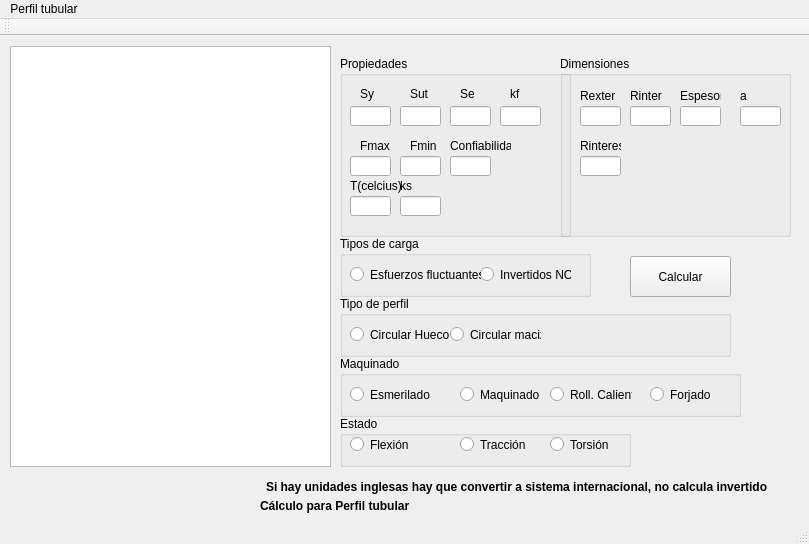
<?xml version="1.0" encoding="UTF-8"?>
<ui version="4.0">
 <class>MainWindow</class>
 <widget class="QMainWindow" name="MainWindow">
  <property name="geometry">
   <rect>
    <x>0</x>
    <y>0</y>
    <width>809</width>
    <height>544</height>
   </rect>
  </property>
  <property name="windowTitle">
   <string>MainWindow</string>
  </property>
  <widget class="QWidget" name="centralWidget">
   <widget class="QGroupBox" name="groupBox">
    <property name="geometry">
     <rect>
      <x>340</x>
      <y>20</y>
      <width>231</width>
      <height>181</height>
     </rect>
    </property>
    <property name="title">
     <string>Propiedades</string>
    </property>
    <widget class="QLabel" name="label">
     <property name="geometry">
      <rect>
       <x>20</x>
       <y>30</y>
       <width>21</width>
       <height>16</height>
      </rect>
     </property>
     <property name="text">
      <string>Sy</string>
     </property>
    </widget>
    <widget class="QLabel" name="label_2">
     <property name="geometry">
      <rect>
       <x>70</x>
       <y>30</y>
       <width>21</width>
       <height>16</height>
      </rect>
     </property>
     <property name="text">
      <string>Sut</string>
     </property>
    </widget>
    <widget class="QLabel" name="label_3">
     <property name="geometry">
      <rect>
       <x>120</x>
       <y>30</y>
       <width>21</width>
       <height>16</height>
      </rect>
     </property>
     <property name="text">
      <string>Se</string>
     </property>
    </widget>
    <widget class="QLabel" name="label_4">
     <property name="geometry">
      <rect>
       <x>170</x>
       <y>30</y>
       <width>21</width>
       <height>16</height>
      </rect>
     </property>
     <property name="text">
      <string>kf</string>
     </property>
    </widget>
    <widget class="QLineEdit" name="Esfulti">
     <property name="geometry">
      <rect>
       <x>10</x>
       <y>50</y>
       <width>41</width>
       <height>20</height>
      </rect>
     </property>
    </widget>
    <widget class="QLineEdit" name="Sut">
     <property name="geometry">
      <rect>
       <x>60</x>
       <y>50</y>
       <width>41</width>
       <height>20</height>
      </rect>
     </property>
    </widget>
    <widget class="QLineEdit" name="Sepri">
     <property name="geometry">
      <rect>
       <x>110</x>
       <y>50</y>
       <width>41</width>
       <height>20</height>
      </rect>
     </property>
    </widget>
    <widget class="QLineEdit" name="Kfluc">
     <property name="geometry">
      <rect>
       <x>160</x>
       <y>50</y>
       <width>41</width>
       <height>20</height>
      </rect>
     </property>
    </widget>
    <widget class="QLineEdit" name="Cmax">
     <property name="geometry">
      <rect>
       <x>10</x>
       <y>100</y>
       <width>41</width>
       <height>20</height>
      </rect>
     </property>
    </widget>
    <widget class="QLabel" name="label_8">
     <property name="geometry">
      <rect>
       <x>20</x>
       <y>80</y>
       <width>41</width>
       <height>20</height>
      </rect>
     </property>
     <property name="text">
      <string>Fmax</string>
     </property>
    </widget>
    <widget class="QLineEdit" name="Cmin">
     <property name="geometry">
      <rect>
       <x>60</x>
       <y>100</y>
       <width>41</width>
       <height>20</height>
      </rect>
     </property>
    </widget>
    <widget class="QLabel" name="label_14">
     <property name="geometry">
      <rect>
       <x>70</x>
       <y>80</y>
       <width>41</width>
       <height>20</height>
      </rect>
     </property>
     <property name="text">
      <string>Fmin</string>
     </property>
    </widget>
    <widget class="QLineEdit" name="confia">
     <property name="geometry">
      <rect>
       <x>110</x>
       <y>100</y>
       <width>41</width>
       <height>20</height>
      </rect>
     </property>
    </widget>
    <widget class="QLabel" name="label_17">
     <property name="geometry">
      <rect>
       <x>110</x>
       <y>80</y>
       <width>61</width>
       <height>20</height>
      </rect>
     </property>
     <property name="text">
      <string>Confiabilidad</string>
     </property>
    </widget>
    <widget class="QLineEdit" name="Tc">
     <property name="geometry">
      <rect>
       <x>10</x>
       <y>140</y>
       <width>41</width>
       <height>20</height>
      </rect>
     </property>
    </widget>
    <widget class="QLabel" name="label_16">
     <property name="geometry">
      <rect>
       <x>10</x>
       <y>120</y>
       <width>51</width>
       <height>20</height>
      </rect>
     </property>
     <property name="text">
      <string>T(celcius)</string>
     </property>
    </widget>
    <widget class="QLineEdit" name="ktorcion">
     <property name="geometry">
      <rect>
       <x>60</x>
       <y>140</y>
       <width>41</width>
       <height>20</height>
      </rect>
     </property>
    </widget>
    <widget class="QLabel" name="label_18">
     <property name="geometry">
      <rect>
       <x>60</x>
       <y>120</y>
       <width>41</width>
       <height>20</height>
      </rect>
     </property>
     <property name="text">
      <string>ks</string>
     </property>
    </widget>
   </widget>
   <widget class="QPushButton" name="pushButton">
    <property name="geometry">
     <rect>
      <x>630</x>
      <y>220</y>
      <width>101</width>
      <height>41</height>
     </rect>
    </property>
    <property name="text">
     <string>Calcular</string>
    </property>
   </widget>
   <widget class="QGroupBox" name="groupBox_4">
    <property name="geometry">
     <rect>
      <x>340</x>
      <y>200</y>
      <width>251</width>
      <height>61</height>
     </rect>
    </property>
    <property name="title">
     <string>Tipos de carga</string>
    </property>
    <widget class="QRadioButton" name="radioInver">
     <property name="geometry">
      <rect>
       <x>140</x>
       <y>30</y>
       <width>91</width>
       <height>17</height>
      </rect>
     </property>
     <property name="text">
      <string>Invertidos NO</string>
     </property>
     <property name="checked">
      <bool>false</bool>
     </property>
    </widget>
    <widget class="QRadioButton" name="radioFluct">
     <property name="geometry">
      <rect>
       <x>10</x>
       <y>30</y>
       <width>131</width>
       <height>17</height>
      </rect>
     </property>
     <property name="text">
      <string>Esfuerzos fluctuantes</string>
     </property>
     <property name="checked">
      <bool>false</bool>
     </property>
    </widget>
   </widget>
   <widget class="QGroupBox" name="groupBox_2">
    <property name="geometry">
     <rect>
      <x>340</x>
      <y>320</y>
      <width>401</width>
      <height>61</height>
     </rect>
    </property>
    <property name="toolTip">
     <string>&lt;html&gt;&lt;head/&gt;&lt;body&gt;&lt;p&gt;&lt;span style=&quot; font-weight:600;&quot;&gt;Maquinado&lt;/span&gt;&lt;/p&gt;&lt;/body&gt;&lt;/html&gt;</string>
    </property>
    <property name="title">
     <string>Maquinado</string>
    </property>
    <widget class="QRadioButton" name="radiomaqui">
     <property name="geometry">
      <rect>
       <x>120</x>
       <y>30</y>
       <width>82</width>
       <height>17</height>
      </rect>
     </property>
     <property name="text">
      <string>Maquinado</string>
     </property>
    </widget>
    <widget class="QRadioButton" name="radioEsmer">
     <property name="geometry">
      <rect>
       <x>10</x>
       <y>30</y>
       <width>82</width>
       <height>17</height>
      </rect>
     </property>
     <property name="text">
      <string>Esmerilado</string>
     </property>
    </widget>
    <widget class="QRadioButton" name="radioRollCal">
     <property name="geometry">
      <rect>
       <x>210</x>
       <y>30</y>
       <width>82</width>
       <height>17</height>
      </rect>
     </property>
     <property name="text">
      <string>Roll. Caliente</string>
     </property>
    </widget>
    <widget class="QRadioButton" name="radioForja">
     <property name="geometry">
      <rect>
       <x>310</x>
       <y>30</y>
       <width>82</width>
       <height>17</height>
      </rect>
     </property>
     <property name="text">
      <string>Forjado</string>
     </property>
    </widget>
   </widget>
   <widget class="QGroupBox" name="groupBox_5">
    <property name="geometry">
     <rect>
      <x>340</x>
      <y>380</y>
      <width>291</width>
      <height>51</height>
     </rect>
    </property>
    <property name="title">
     <string>Estado</string>
    </property>
    <widget class="QRadioButton" name="radioFlexion">
     <property name="geometry">
      <rect>
       <x>10</x>
       <y>20</y>
       <width>82</width>
       <height>17</height>
      </rect>
     </property>
     <property name="text">
      <string>Flexión</string>
     </property>
    </widget>
    <widget class="QRadioButton" name="radioTraccion">
     <property name="geometry">
      <rect>
       <x>120</x>
       <y>20</y>
       <width>82</width>
       <height>17</height>
      </rect>
     </property>
     <property name="text">
      <string>Tracción</string>
     </property>
    </widget>
    <widget class="QRadioButton" name="radioTorsion">
     <property name="geometry">
      <rect>
       <x>210</x>
       <y>20</y>
       <width>82</width>
       <height>17</height>
      </rect>
     </property>
     <property name="text">
      <string>Torsión</string>
     </property>
    </widget>
   </widget>
   <widget class="QGroupBox" name="groupBox_6">
    <property name="geometry">
     <rect>
      <x>340</x>
      <y>260</y>
      <width>391</width>
      <height>61</height>
     </rect>
    </property>
    <property name="title">
     <string>Tipo de perfil</string>
    </property>
    <widget class="QRadioButton" name="radioMacizo">
     <property name="geometry">
      <rect>
       <x>110</x>
       <y>30</y>
       <width>91</width>
       <height>17</height>
      </rect>
     </property>
     <property name="text">
      <string>Circular macizo</string>
     </property>
     <property name="checked">
      <bool>false</bool>
     </property>
    </widget>
    <widget class="QRadioButton" name="radioHueco">
     <property name="geometry">
      <rect>
       <x>10</x>
       <y>30</y>
       <width>131</width>
       <height>17</height>
      </rect>
     </property>
     <property name="text">
      <string>Circular Hueco</string>
     </property>
     <property name="checked">
      <bool>false</bool>
     </property>
    </widget>
   </widget>
   <widget class="QGroupBox" name="groupBox_3">
    <property name="geometry">
     <rect>
      <x>560</x>
      <y>20</y>
      <width>231</width>
      <height>181</height>
     </rect>
    </property>
    <property name="title">
     <string>Dimensiones</string>
    </property>
    <widget class="QLabel" name="label_5">
     <property name="geometry">
      <rect>
       <x>20</x>
       <y>30</y>
       <width>41</width>
       <height>20</height>
      </rect>
     </property>
     <property name="text">
      <string>Rexter</string>
     </property>
    </widget>
    <widget class="QLabel" name="label_6">
     <property name="geometry">
      <rect>
       <x>70</x>
       <y>30</y>
       <width>41</width>
       <height>20</height>
      </rect>
     </property>
     <property name="text">
      <string>Rinter</string>
     </property>
    </widget>
    <widget class="QLabel" name="label_7">
     <property name="geometry">
      <rect>
       <x>120</x>
       <y>30</y>
       <width>41</width>
       <height>20</height>
      </rect>
     </property>
     <property name="text">
      <string>Espesor</string>
     </property>
    </widget>
    <widget class="QLabel" name="brazo">
     <property name="geometry">
      <rect>
       <x>180</x>
       <y>30</y>
       <width>41</width>
       <height>20</height>
      </rect>
     </property>
     <property name="text">
      <string>a</string>
     </property>
    </widget>
    <widget class="QLineEdit" name="Rext">
     <property name="geometry">
      <rect>
       <x>20</x>
       <y>50</y>
       <width>41</width>
       <height>20</height>
      </rect>
     </property>
    </widget>
    <widget class="QLineEdit" name="Rint">
     <property name="geometry">
      <rect>
       <x>70</x>
       <y>50</y>
       <width>41</width>
       <height>20</height>
      </rect>
     </property>
    </widget>
    <widget class="QLineEdit" name="espesor">
     <property name="geometry">
      <rect>
       <x>120</x>
       <y>50</y>
       <width>41</width>
       <height>20</height>
      </rect>
     </property>
    </widget>
    <widget class="QLineEdit" name="brazo_2">
     <property name="geometry">
      <rect>
       <x>180</x>
       <y>50</y>
       <width>41</width>
       <height>20</height>
      </rect>
     </property>
    </widget>
    <widget class="QLineEdit" name="Rinte">
     <property name="geometry">
      <rect>
       <x>20</x>
       <y>100</y>
       <width>41</width>
       <height>20</height>
      </rect>
     </property>
    </widget>
    <widget class="QLabel" name="label_15">
     <property name="geometry">
      <rect>
       <x>20</x>
       <y>80</y>
       <width>41</width>
       <height>20</height>
      </rect>
     </property>
     <property name="text">
      <string>Rinteres</string>
     </property>
    </widget>
   </widget>
   <widget class="QListWidget" name="listWidget">
    <property name="geometry">
     <rect>
      <x>10</x>
      <y>10</y>
      <width>321</width>
      <height>421</height>
     </rect>
    </property>
   </widget>
   <widget class="QLabel" name="label_9">
    <property name="geometry">
     <rect>
      <x>266</x>
      <y>440</y>
      <width>501</width>
      <height>21</height>
     </rect>
    </property>
    <property name="font">
     <font>
      <weight>75</weight>
      <bold>true</bold>
     </font>
    </property>
    <property name="text">
     <string>Si hay unidades inglesas hay que convertir a sistema internacional, no calcula invertido</string>
    </property>
   </widget>
   <widget class="QLabel" name="label_10">
    <property name="geometry">
     <rect>
      <x>260</x>
      <y>460</y>
      <width>221</width>
      <height>20</height>
     </rect>
    </property>
    <property name="font">
     <font>
      <weight>75</weight>
      <bold>true</bold>
     </font>
    </property>
    <property name="text">
     <string>Cálculo para Perfil tubular</string>
    </property>
   </widget>
  </widget>
  <widget class="QMenuBar" name="menuBar">
   <property name="geometry">
    <rect>
     <x>0</x>
     <y>0</y>
     <width>809</width>
     <height>21</height>
    </rect>
   </property>
   <widget class="QMenu" name="menuPerfil_tubular">
    <property name="title">
     <string>Perfil tubular</string>
    </property>
   </widget>
   <addaction name="menuPerfil_tubular"/>
  </widget>
  <widget class="QToolBar" name="mainToolBar">
   <attribute name="toolBarArea">
    <enum>TopToolBarArea</enum>
   </attribute>
   <attribute name="toolBarBreak">
    <bool>false</bool>
   </attribute>
  </widget>
  <widget class="QStatusBar" name="statusBar"/>
 </widget>
 <layoutdefault spacing="6" margin="11"/>
 <resources/>
 <connections/>
</ui>
